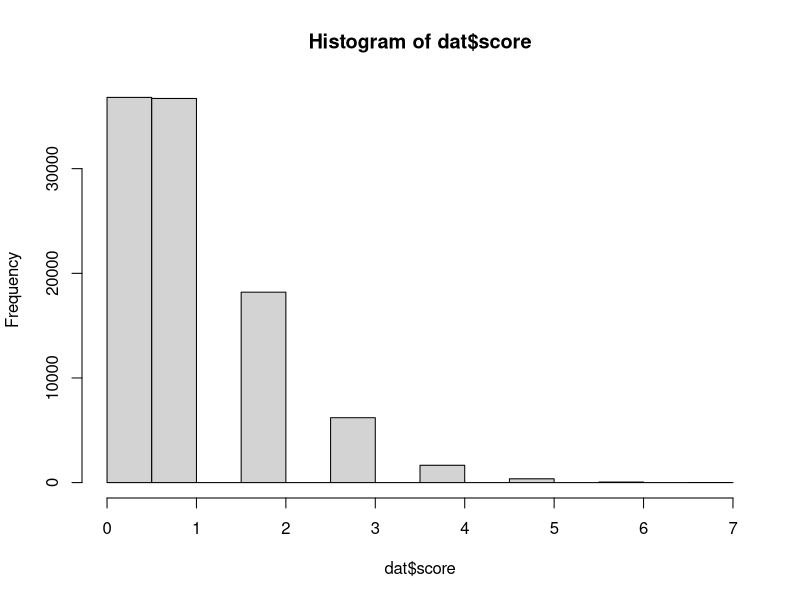
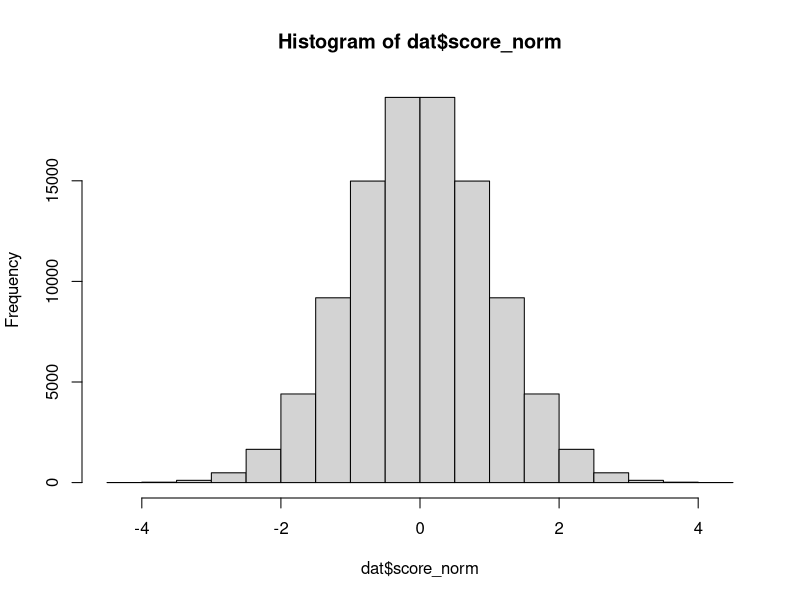
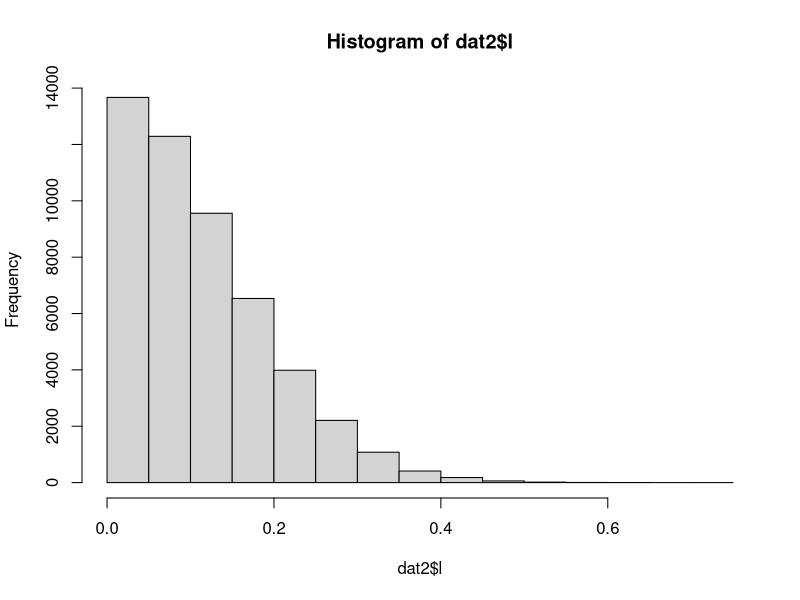
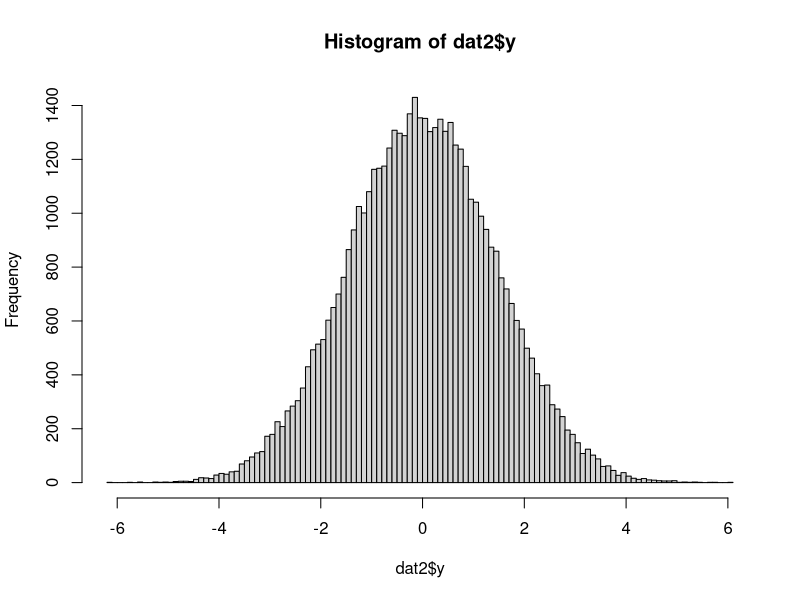
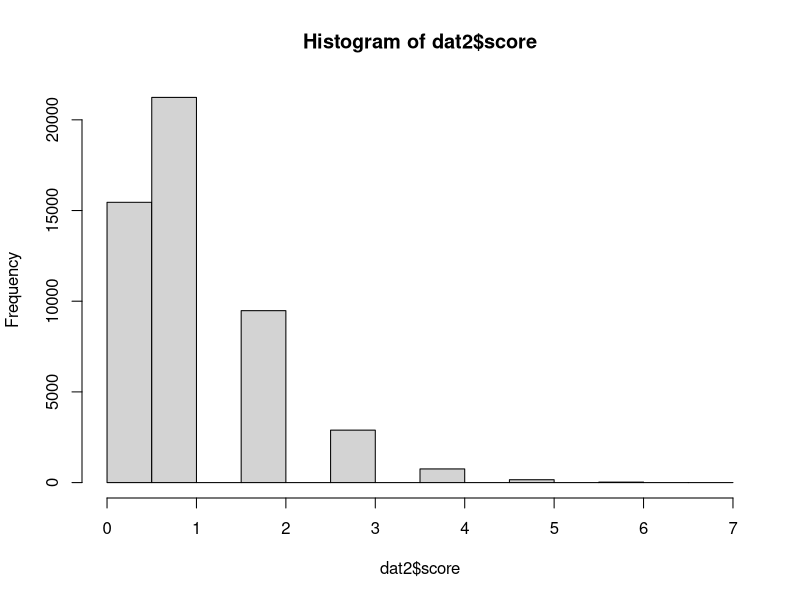
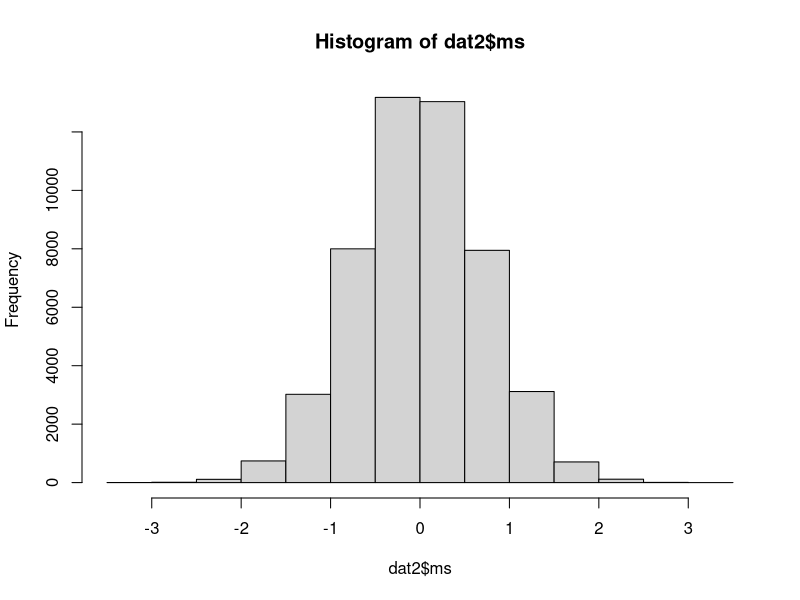
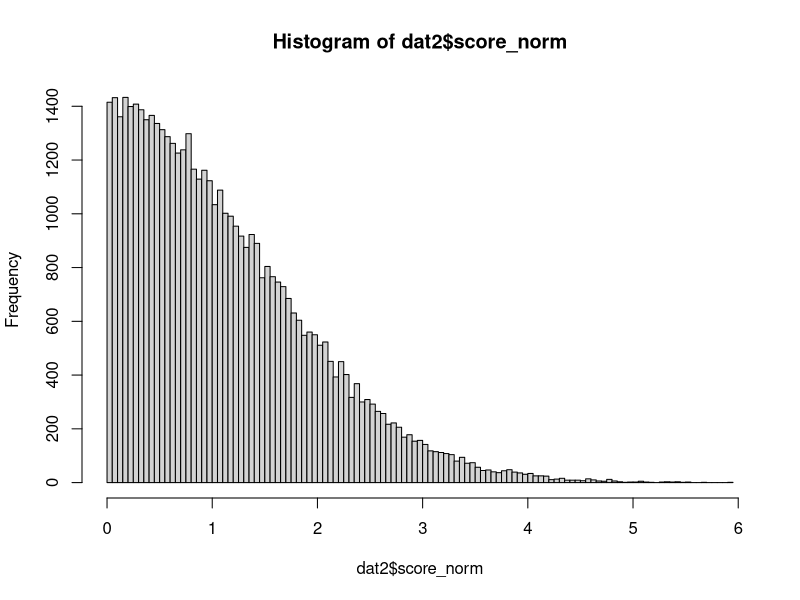

Recreate these plots in R, in order. (Note: a time limit stopped this script after it produced the figures.)
## ---- chunk 1
library(dplyr)
library(ggplot2)
library(tidyr)

n <- 100000
dat <- tibble(
    fid = rep(1:(n/2), each=2), # family id
    id = rep(1:2, n/2),
    g1 = rbinom(n/2, 2, 0.4) %>% rep(., each=2),
    g2 = rbinom(n/2, 2, 0.4) %>% rep(., each=2),
    g3 = rbinom(n/2, 2, 0.4) %>% rep(., each=2),
    g4 = rbinom(n/2, 2, 0.4) %>% rep(., each=2),
    f = rnorm(n),
    v = rnorm(n, 0, g3),
    y = 10 + g1 + f + f * drop(scale(g2)) + v + rnorm(n),
    yr = round(y),
    cc = rbinom(n, 1, plogis(-2 + y)),
    cs = drop(scale(cc))
)
dat
## ---- chunk 2
mean(dat$y)
var(dat$y)
## ---- chunk 3
dat2 <- dat %>% 
    group_by(fid) %>% 
    summarise(
        g1 = g1[1], 
        g2 = g2[1], 
        g3 = g3[1], 
        g4 = g4[1], 
        y2 = (y[1]+y[2])^2,
        y = y[1]-y[2], 
        yrabs = abs(yr[1]-yr[2]), 
        yabs=abs(y), 
        cc=cc[1]-cc[2], 
        cm = mean(cc),
        ccabs=abs(cc),
        cs2=(cs[1]-cs[2])^2,
        cs=cs[1]-cs[2], 
        csabs=abs(cs)
    )
dat2
## ---- chunk 4
reg <- function(f, dat, what) {
    fo <- as.formula(f)
    o <- lm(fo, data=dat) %>% summary() %>% 
        coef() %>% 
        as.data.frame() %>%
        slice_tail(n=1) %>%
        mutate(what=what, f=f)
    rownames(o) <- NULL
    names(o) <- c("est", "se", "t", "p", "what", "f")
    o %>% select(what, f, est, se, p)
}

o <- bind_rows(
    reg("cc ~ g1", dat, "pop"),
    reg("cc ~ g2", dat, "pop"),
    reg("cc ~ g3", dat, "pop"),
    reg("cc ~ g4", dat, "pop"),
    reg("y ~ g1", dat2, "mz"),
    reg("y ~ g2", dat2, "mz"),
    reg("y ~ g3", dat2, "mz"),
    reg("y ~ g4", dat2, "mz"),
    reg("yabs ~ g1", dat2, "mz"),
    reg("yabs ~ g2", dat2, "mz"),
    reg("yabs ~ g3", dat2, "mz"),
    reg("yabs ~ g4", dat2, "mz"),
    reg("yrabs ~ g1", dat2, "mz"),
    reg("yrabs ~ g2", dat2, "mz"),
    reg("yrabs ~ g3", dat2, "mz"),
    reg("yrabs ~ g4", dat2, "mz"),
    reg("yabs ~ g1 + cm", dat2, "mz"),
    reg("yabs ~ g2 + cm", dat2, "mz"),
    reg("yabs ~ g3 + cm", dat2, "mz"),
    reg("yabs ~ g4 + cm", dat2, "mz"),
    reg("cc ~ g1", dat2, "mz"),
    reg("cc ~ g2", dat2, "mz"),
    reg("cc ~ g3", dat2, "mz"),
    reg("cc ~ g4", dat2, "mz"),
    reg("ccabs ~ g1", dat2, "mz"),
    reg("ccabs ~ g2", dat2, "mz"),
    reg("ccabs ~ g3", dat2, "mz"),
    reg("ccabs ~ g4", dat2, "mz"),
    reg("cs ~ g1", dat2, "mz"),
    reg("cs ~ g2", dat2, "mz"),
    reg("cs ~ g3", dat2, "mz"),
    reg("cs ~ g4", dat2, "mz"),
    reg("csabs ~ g1", dat2, "mz"),
    reg("csabs ~ g2", dat2, "mz"),
    reg("csabs ~ g3", dat2, "mz"),
    reg("csabs ~ g4", dat2, "mz"),
    reg("cs2 ~ g1", dat2, "mz"),
    reg("cs2 ~ g2", dat2, "mz"),
    reg("cs2 ~ g3", dat2, "mz"),
    reg("cs2 ~ g4", dat2, "mz"),
    reg("ccabs ~ g1 + cm", dat2, "mz"),
    reg("ccabs ~ g2 + cm", dat2, "mz"),
    reg("ccabs ~ g3 + cm", dat2, "mz"),
    reg("ccabs ~ g4 + cm", dat2, "mz")
)
o %>% mutate(log10p=-log10(p)) %>% select(what, f, log10p)
## ---- chunk 5
reg2 <- function(f, dat, what) {
    fo <- as.formula(f)
    o <- glm(fo, data=dat, family="binomial") %>% summary() %>% 
        coef() %>% 
        as.data.frame() %>%
        slice_tail(n=1) %>%
        mutate(what=what, f=f)
    rownames(o) <- NULL
    names(o) <- c("est", "se", "t", "p", "what", "f")
    o %>% select(what, f, est, se, p)
}
o <- bind_rows(
    reg2("ccabs ~ g1", dat2, "mz"),
    reg2("ccabs ~ g2", dat2, "mz"),
    reg2("ccabs ~ g3", dat2, "mz"),
    reg2("ccabs ~ g4", dat2, "mz"),
    reg2("ccabs ~ g1 + cm", dat2, "mz"),
    reg2("ccabs ~ g2 + cm", dat2, "mz"),
    reg2("ccabs ~ g3 + cm", dat2, "mz"),
    reg2("ccabs ~ g4 + cm", dat2, "mz")
)
o %>% select(what, f, p) %>% mutate(p=-log10(p))

## ---- chunk 6
summary(lm(y ~ f * g2, dat))
tapply(dat$y, dat$g2, var)
tapply(dat$y, dat$g3, var)
tapply(dat2$yabs, dat2$g2, mean)
tapply(dat2$yabs, dat2$g3, mean)

## ---- chunk 7
n <- 100000
dat <- tibble(
    fid = rep(1:(n/2), each=2), # family id
    id = rep(1:2, n/2),
    g1 = rbinom(n/2, 2, 0.4) %>% rep(., each=2),
    g2 = rbinom(n/2, 2, 0.4) %>% rep(., each=2),
    g3 = rbinom(n/2, 2, 0.4) %>% rep(., each=2),
    g4 = rbinom(n/2, 2, 0.4) %>% rep(., each=2),
    f = rnorm(n),
    v = rnorm(n, 0, g3),
    y = (10 + g1 + f + f * drop(scale(g2)) + v + rnorm(n))^1.2,
    yr = round(y),
    cc = rbinom(n, 1, plogis(-2 + y)),
    cs = drop(scale(cc))
)
dat
## ---- chunk 8
dat2 <- dat %>% 
    group_by(fid) %>% 
    summarise(
        g1 = g1[1], 
        g2 = g2[1], 
        g3 = g3[1], 
        g4 = g4[1], 
        y2 = (y[1]+y[2])^2,
        ym = mean(c(y[1], y[2])),
        y = y[1]-y[2], 
        yrabs = abs(yr[1]-yr[2]), 
        yabs=abs(y), 
        cc=cc[1]-cc[2], 
        cm = mean(cc),
        ccabs=abs(cc),
        cs2=(cs[1]-cs[2])^2,
        cs=cs[1]-cs[2], 
        csabs=abs(cs)
    )
dat2
## ---- chunk 9
o <- bind_rows(
    reg("y ~ g1", dat, "pop"),
    reg("y ~ g2", dat, "pop"),
    reg("y ~ g3", dat, "pop"),
    reg("y ~ g4", dat, "pop"),
    reg("y ~ g1", dat2, "mz"),
    reg("y ~ g2", dat2, "mz"),
    reg("y ~ g3", dat2, "mz"),
    reg("y ~ g4", dat2, "mz"),
    reg("yabs ~ g1", dat2, "mz"),
    reg("yabs ~ g2", dat2, "mz"),
    reg("yabs ~ g3", dat2, "mz"),
    reg("yabs ~ g4", dat2, "mz"),
    reg("yrabs ~ g1", dat2, "mz"),
    reg("yrabs ~ g2", dat2, "mz"),
    reg("yrabs ~ g3", dat2, "mz"),
    reg("yrabs ~ g4", dat2, "mz"),
    reg("yabs ~ g1 + cm", dat2, "mz"),
    reg("yabs ~ g2 + cm", dat2, "mz"),
    reg("yabs ~ g3 + cm", dat2, "mz"),
    reg("yabs ~ g4 + cm", dat2, "mz")
)
o %>% mutate(log10p=-log10(p)) %>% select(what, f, log10p)
## ---- chunk 10
cor(dat2$ym, dat2$y, use="pair")
## ---- chunk 11
inormal <- function(x) {
    x <- x + rnorm(length(x), 0, 1e-10)
    qnorm((rank(x, na.last = "keep") - 0.5) / sum(!is.na(x)))
}

n <- 100000
dat <- tibble(
    fid = rep(1:(n/2), each=2), # family id
    id = rep(1:2, n/2),
    g1 = rbinom(n/2, 2, 0.4) %>% rep(., each=2),
    g2 = rbinom(n/2, 2, 0.4) %>% rep(., each=2),
    g3 = rbinom(n/2, 2, 0.4) %>% rep(., each=2),
    g4 = rbinom(n/2, 2, 0.4) %>% rep(., each=2),
    f = rnorm(n),
    e = rnorm(n),
    v = rnorm(n, 0, g3 * 0.1),
    y = drop(scale(g1) * 0.1 + f * 0.1 + f * drop(scale(g2)) * 0.1 + v + e),
    l = drop(exp(scale(y) * 0.1)),
    score = rpois(n, l),
    score_norm = inormal(score),
    l_norm = inormal(l)
)
dat
## ---- chunk 12
hist(dat$score)
hist(dat$score_norm)
## ---- chunk 13
cor(dat$score, dat$score_norm, use="pair")
cor(dat$score, dat$l)
cor(dat$y, dat$l)
## ---- chunk 14
mean(dat$y)
var(dat$l)
mean(dat$l)
## ---- chunk 15
dat2 <- dat %>% 
    group_by(fid) %>% 
    summarise(
        g1 = g1[1], 
        g2 = g2[1], 
        g3 = g3[1], 
        g4 = g4[1], 
        y2 = (y[1]+y[2])^2,
        y = y[1]-y[2], 
        l = abs(l[1]-l[2]), 
        l_norm = abs(l_norm[1]-l_norm[2]),
        yabs = abs(y), 
        score = abs(score[1]-score[2]), 
        ms = mean(score_norm),
        score_norm = abs(score_norm[1]-score_norm[2])
    )
dat2
## ---- chunk 16
hist(dat2$l)
hist(dat2$y, breaks=100)
hist(dat2$score)
hist(dat2$ms)
hist(dat2$score_norm, breaks=100)

## ---- chunk 17
o <- bind_rows(
    reg("y ~ g1", dat, "pop"),
    reg("y ~ g2", dat, "pop"),
    reg("y ~ g3", dat, "pop"),
    reg("y ~ g4", dat, "pop"),
    reg("y ~ g1", dat2, "mz"),
    reg("y ~ g2", dat2, "mz"),
    reg("y ~ g3", dat2, "mz"),
    reg("y ~ g4", dat2, "mz"),
    reg("yabs ~ g1", dat2, "mz"),
    reg("yabs ~ g2", dat2, "mz"),
    reg("yabs ~ g3", dat2, "mz"),
    reg("yabs ~ g4", dat2, "mz"),
    reg("l ~ g1", dat2, "mz"),
    reg("l ~ g2", dat2, "mz"),
    reg("l ~ g3", dat2, "mz"),
    reg("l ~ g4", dat2, "mz"),
    reg("l_norm ~ g1", dat2, "mz"),
    reg("l_norm ~ g2", dat2, "mz"),
    reg("l_norm ~ g3", dat2, "mz"),
    reg("l_norm ~ g4", dat2, "mz"),
    reg("score ~ g1", dat2, "mz"),
    reg("score ~ g2", dat2, "mz"),
    reg("score ~ g3", dat2, "mz"),
    reg("score ~ g4", dat2, "mz"),
    reg("score_norm ~ g1", dat2, "mz"),
    reg("score_norm ~ g2", dat2, "mz"),
    reg("score_norm ~ g3", dat2, "mz"),
    reg("score_norm ~ g4", dat2, "mz")
)
o %>% mutate(log10p=-log10(p)) %>% select(what, f, log10p)
## ---- chunk 18
dgm <- function(n, b1, b2, b3, b4, bf, bf2) {
    dat <- tibble(
        fid = rep(1:(n/2), each=2), # family id
        id = rep(1:2, n/2),
        g1 = rbinom(n/2, 2, 0.4) %>% rep(., each=2),
        g2 = rbinom(n/2, 2, 0.4) %>% rep(., each=2),
        g3 = rbinom(n/2, 2, 0.4) %>% rep(., each=2),
        g4 = rbinom(n/2, 2, 0.4) %>% rep(., each=2),
        f = rnorm(n),
        e = rnorm(n),
        v = rnorm(n, 0, g3 * b3),
        y = drop(scale(g1) * b1 + scale(g2) * b2 + f * bf + f * drop(scale(g2)) * bf2 + v + e + scale(g4) * b4),
        ysq = y^2,
        ysq_norm = inormal(ysq),
        l = drop(exp(scale(y) * 0.1)),
        l_norm = inormal(l),
        score = rpois(n, l),
        score_norm = inormal(score)
    )

    dat2 <- dat %>% 
        group_by(fid) %>% 
        summarise(
            g1 = g1[1], 
            g2 = g2[1], 
            g3 = g3[1], 
            g4 = g4[1], 
            yraw = y[1]-y[2], 
            y = abs(yraw), 
            ysq = abs(ysq[1]+ysq[2]),
            ysq_norm = abs(ysq_norm[1]+ysq_norm[2]),
            l = abs(l[1]-l[2]), 
            l_norm = abs(l_norm[1]-l_norm[2]),
            score = abs(score[1]-score[2]), 
            score_norm = abs(score_norm[1]-score_norm[2])
        )
    return(list(dat=dat, dat2=dat2))
}

est <- function(out) {
    dat <- out$dat
    dat2 <- out$dat2
    o <- bind_rows(
        reg("y ~ g1", dat, "pop"),
        reg("y ~ g2", dat, "pop"),
        reg("y ~ g3", dat, "pop"),
        reg("y ~ g4", dat, "pop"),
        reg("yraw ~ g1", dat2, "mz"),
        reg("yraw ~ g2", dat2, "mz"),
        reg("yraw ~ g3", dat2, "mz"),
        reg("yraw ~ g4", dat2, "mz"),
        reg("y ~ g1", dat2, "mz"),
        reg("y ~ g2", dat2, "mz"),
        reg("y ~ g3", dat2, "mz"),
        reg("y ~ g4", dat2, "mz"),
        reg("ysq ~ g1", dat2, "mz"),
        reg("ysq ~ g2", dat2, "mz"),
        reg("ysq ~ g3", dat2, "mz"),
        reg("ysq ~ g4", dat2, "mz"),
        reg("ysq_norm ~ g1", dat2, "mz"),
        reg("ysq_norm ~ g2", dat2, "mz"),
        reg("ysq_norm ~ g3", dat2, "mz"),
        reg("ysq_norm ~ g4", dat2, "mz"),
        reg("l ~ g1", dat2, "mz"),
        reg("l ~ g2", dat2, "mz"),
        reg("l ~ g3", dat2, "mz"),
        reg("l ~ g4", dat2, "mz"),
        reg("l_norm ~ g1", dat2, "mz"),
        reg("l_norm ~ g2", dat2, "mz"),
        reg("l_norm ~ g3", dat2, "mz"),
        reg("l_norm ~ g4", dat2, "mz"),
        reg("score ~ g1", dat2, "mz"),
        reg("score ~ g2", dat2, "mz"),
        reg("score ~ g3", dat2, "mz"),
        reg("score ~ g4", dat2, "mz"),
        reg("score_norm ~ g1", dat2, "mz"),
        reg("score_norm ~ g2", dat2, "mz"),
        reg("score_norm ~ g3", dat2, "mz"),
        reg("score_norm ~ g4", dat2, "mz")
    )
    return(o)
}
## ---- chunk 19
res <- lapply(1:100, \(i) {
    out <- dgm(10000, 0.3, 0, 0.3, 0, 0.3, 0.3)
    est(out) %>% mutate(i=i)
}) %>% bind_rows()
## ---- chunk 20
res <- res %>% separate(f, c("trait", "g"), sep=" ~ ", remove=FALSE)
res$g[res$g == "g1"] <- "Main"
res$g[res$g == "g2"] <- "GxE"
res$g[res$g == "g3"] <- "Var"
res$g[res$g == "g4"] <- "Null"

res$trait[res$trait == "yraw"] <- "yraw"
res$trait[res$trait == "y"] <- "Normal liability"
res$trait[res$trait == "ysq"] <- "Normal liability squared"
res$trait[res$trait == "ysq_norm"] <- "Normal liability squared (INT)"
res$trait[res$trait == "l"] <- "Exponentiated liability"
res$trait[res$trait == "l_norm"] <- "Exponentiated liability (INT)"
res$trait[res$trait == "score"] <- "Poisson of liability"
res$trait[res$trait == "score_norm"] <- "Poisson of liability (INT)"
## ---- chunk 21
ggplot(res %>% filter(what =="mz" & trait != "yraw") %>% group_by(trait) %>% mutate(est = est/max(est)), aes(x=g, y=est)) + 
    geom_boxplot(aes(fill=g)) +
    theme(axis.text.x = element_text(angle = 90, hjust = 1, vjust = 0.5), legend.position="none") +
    scale_fill_brewer(palette="Set3") +
    geom_hline(yintercept=0, linetype="dashed") +
    facet_grid(. ~ trait, scale="free_y", labeller = label_wrap_gen()) +
    labs(y = "Relative effect size", x="", fill="")
## ---- chunk 22
ggsave(file="mz_diff.pdf", width=10, height=8)
## ---- chunk 23
ggplot(res %>% filter(what =="mz" & trait != "yraw"), aes(x=trait, y=-log10(p))) + 
    geom_boxplot(aes(fill=g)) +
    theme(axis.text.x = element_text(angle = 90, hjust = 1, vjust = 0.5)) +
    scale_fill_brewer(palette="Set3")
## ---- chunk 24
res %>% group_by(what, f, g, trait) %>% summarise(power = sum(p < 0.05)) %>%
    ungroup %>%
    {
    ggplot(., aes(x=g, y=power)) + 
        geom_bar(stat="identity", aes(fill=g), position="dodge") +
        theme(axis.text.x = element_text(angle = 90, hjust = 1, vjust = 0.5)) +
        scale_fill_brewer(palette="Set3") +
        facet_grid(. ~ trait)
    }
## ---- chunk 25
sessionInfo()
